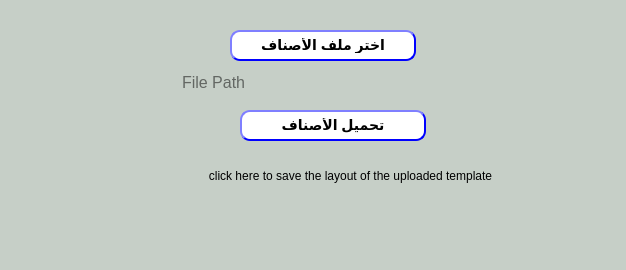
<?xml version="1.0" encoding="UTF-8"?>
<ui version="4.0">
 <class>Dialog</class>
 <widget class="QDialog" name="Dialog">
  <property name="geometry">
   <rect>
    <x>0</x>
    <y>0</y>
    <width>626</width>
    <height>270</height>
   </rect>
  </property>
  <property name="windowTitle">
   <string>تحميل مجموعه الأصناف</string>
  </property>
  <property name="styleSheet">
   <string notr="true">background-color: rgb(198, 207, 199);

            </string>
  </property>
  <widget class="QPushButton" name="BTN_load">
   <property name="geometry">
    <rect>
     <x>240</x>
     <y>110</y>
     <width>186</width>
     <height>31</height>
    </rect>
   </property>
   <property name="styleSheet">
    <string notr="true">QPushButton{
                                        background-color: white;
                                        border-style: outset;
                                        border-width: 2px;
                                        border-radius: 10px;
                                        border-color: blue;
                                        font: bold 14px;
                                        min-width:6em;
 padding: 6px;
                                       }
                                        QPushButton:hover {
                                        background: qradialgradient(
                                        cx: 0.3, cy: -0.4, fx: 0.3, fy: -0.4,
                                        radius: 1.35, stop: 0 #fff, stop: 1 #bbb
                                        );
                                        }
                                        QPushButton:pressed {
                                        border-style: inset;
                                        background: qradialgradient(
                                        cx: 0.4, cy: -0.1, fx: 0.4, fy: -0.1,
                                        radius: 1.35, stop: 0 #fff, stop: 1 #ddd
                                        );
                                        }
                                    </string>
   </property>
   <property name="text">
    <string>تحميل الأصناف</string>
   </property>
  </widget>
  <widget class="QPushButton" name="BTN_browse">
   <property name="geometry">
    <rect>
     <x>230</x>
     <y>30</y>
     <width>186</width>
     <height>31</height>
    </rect>
   </property>
   <property name="styleSheet">
    <string notr="true">QPushButton{
                                        background-color: white;
                                        border-style: outset;
                                        border-width: 2px;
                                        border-radius: 10px;
                                        border-color: blue;
                                        font: bold 14px;
                                        min-width:6em;
 padding: 6px;
                                       }
                                        QPushButton:hover {
                                        background: qradialgradient(
                                        cx: 0.3, cy: -0.4, fx: 0.3, fy: -0.4,
                                        radius: 1.35, stop: 0 #fff, stop: 1 #bbb
                                        );
                                        }
                                        QPushButton:pressed {
                                        border-style: inset;
                                        background: qradialgradient(
                                        cx: 0.4, cy: -0.1, fx: 0.4, fy: -0.1,
                                        radius: 1.35, stop: 0 #fff, stop: 1 #ddd
                                        );
                                        }
                                    </string>
   </property>
   <property name="text">
    <string>اختر ملف الأصناف</string>
   </property>
  </widget>
  <widget class="QLineEdit" name="LE_fileName">
   <property name="enabled">
    <bool>false</bool>
   </property>
   <property name="geometry">
    <rect>
     <x>180</x>
     <y>70</y>
     <width>311</width>
     <height>25</height>
    </rect>
   </property>
   <property name="font">
    <font>
     <pointsize>12</pointsize>
    </font>
   </property>
   <property name="styleSheet">
    <string notr="true"/>
   </property>
   <property name="frame">
    <bool>false</bool>
   </property>
   <property name="placeholderText">
    <string>File Path</string>
   </property>
  </widget>
  <widget class="QPushButton" name="BTN_saveTemp">
   <property name="geometry">
    <rect>
     <x>170</x>
     <y>160</y>
     <width>361</width>
     <height>31</height>
    </rect>
   </property>
   <property name="font">
    <font>
     <pointsize>9</pointsize>
     <italic>false</italic>
    </font>
   </property>
   <property name="styleSheet">
    <string notr="true"/>
   </property>
   <property name="text">
    <string>click here to save the layout of the uploaded template</string>
   </property>
   <property name="autoDefault">
    <bool>false</bool>
   </property>
   <property name="flat">
    <bool>true</bool>
   </property>
  </widget>
 </widget>
 <resources/>
 <connections/>
</ui>
